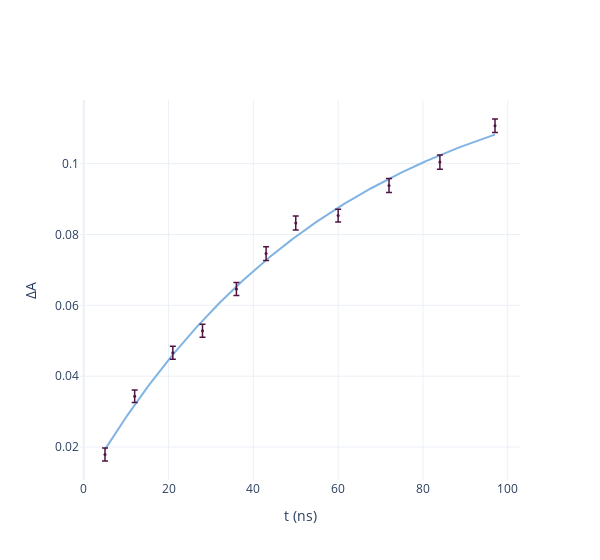

Notebook source saved alongside this figure:
### Code cell
# Crea una figura per i picchi e il fit
fig_fit = go.Figure()

t_fit = np.linspace(t.min(), t.max(), 500)  # Intervallo di tempo per il fit
A_fit = delta_abs(t_fit, *popt1)  # Valori del fit

# Aggiungi la curva del fit
fig_fit.add_trace(go.Scatter(
    x=t_fit,
    y=A_fit,
    mode='lines',
    name='Fit',
    line=dict(color = colors[3], width=2),
    showlegend=False
))

# Dati originali (picchi)
picchi_values = np.array([df['A'].max() for df in picchi.values()])
picchi_times = np.array(list(picchi.keys()))

# Aggiungi i picchi
fig_fit.add_trace(go.Scatter(
    x=picchi_times,
    y=picchi_values,
    mode='markers',
    name='Picchi',
    marker=dict(color=colors[10], size=3),
    error_y=dict(
        type='data',
        array=yV_err,
        visible=True,
        color=colors[10],
        thickness=1.5,
        width=3
    ),
    showlegend=False
))

# # Aggiungi gli errori sui picchi (yV_err)
# for idx, key in enumerate(picchi.keys()):
#     picco_error = yV_err[idx]  # Errore sul picco
#     fig_fit.add_trace(go.Scatter(
#         x=[picchi_times[idx], picchi_times[idx]],  # x del picco
#         y=[picchi_values[idx] - picco_error, picchi_values[idx] + picco_error],  # errore sopra e sotto il picco
#         mode='lines',
#         line=dict(color=colors[6], ),
#         showlegend=False
#     ))

fig_fit.update_layout(
    xaxis_title='t (ns)',
    yaxis_title='ΔA',
    legend_title='Legenda',
    width=600,
    template='plotly_white'
)

fig_fit.show()

# Stampa i parametri ottimizzati con gli errori
perr1 = np.sqrt(np.diag(pcov))

# Parametri del fit con errore
print(f"Parametri: a = {popt1[0]:.4f} ± {perr1[0]:.4f}, b = {popt1[1]:.4f} ± {perr1[1]:.4f}, k = {popt1[2]:.4f} ± {perr1[2]:.4f}")
print('\n')
print('Tempo impiegato (in media) dalla rodamina per essere assorbita dalla pastiglia:')
print(f't = ({1/popt1[2]:.4f} ± {perr1[2]/(popt1[2]**2):.4f}) ns')

### Figure 1 — Plotly figure (JSON) as saved in the notebook; plotly's stock layout.template omitted (floating-point values rounded to 4 significant figures; data arrays with more than 128 entries replaced by an {"elided": "..."} marker saying what was removed)
{"data": [{"line": {"color": "rgb(129, 180, 227)", "width": 2}, "mode": "lines", "name": "Fit", "showlegend": false, "type": "scatter", "x": {"elided": "500 float values"}, "y": {"elided": "500 float values"}}, {"error_y": {"array": [0.001826, 0.001759, 0.00184, 0.001822, 0.00184, 0.001935, 0.001967, 0.001822, 0.001973, 0.001992, 0.00189], "color": "rgb(80, 20, 66)", "thickness": 1.5, "type": "data", "visible": true, "width": 3}, "marker": {"color": "rgb(80, 20, 66)", "size": 3}, "mode": "markers", "name": "Picchi", "showlegend": false, "type": "scatter", "x": [5, 12, 21, 28, 36, 43, 50, 60, 72, 84, 97], "y": [0.01789, 0.03431, 0.04662, 0.0528, 0.06461, 0.07461, 0.08324, 0.08532, 0.09381, 0.1004, 0.1107]}], "layout": {"legend": {"title": {"text": "Legenda"}}, "width": 600, "xaxis": {"title": {"text": "t (ns)"}}, "yaxis": {"title": {"text": "ΔA"}}}}
